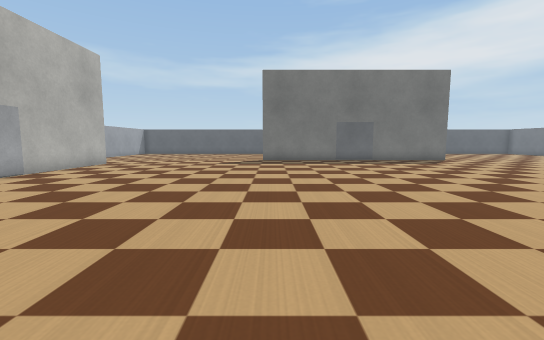
view 1 (above)

16 first-person views from a walk through a robot-simulator world made for Webots. The camera is 0.51 m above the floor, tilts 6° down and sees 90° across. The floor is counted in squares, 0.5 m on a side. Each view is taken from the middle of a square. On the plan, view 1 faces up. The plan holds only what a view shows up to about 11 squares ahead; the rest is blank. Simple shapes and patterns stand in for the simulator's stock objects.

view 2
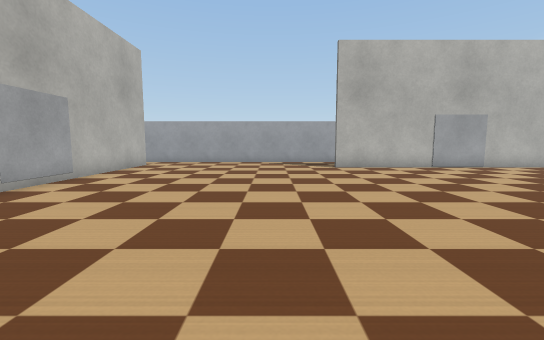

view 3
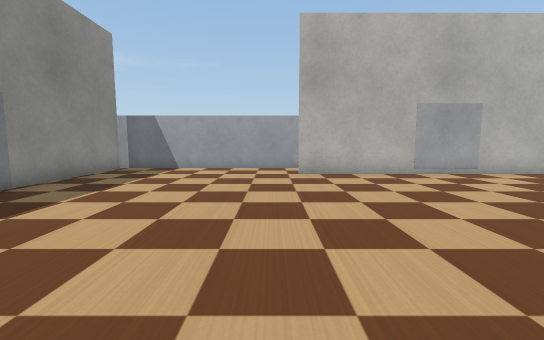

view 4
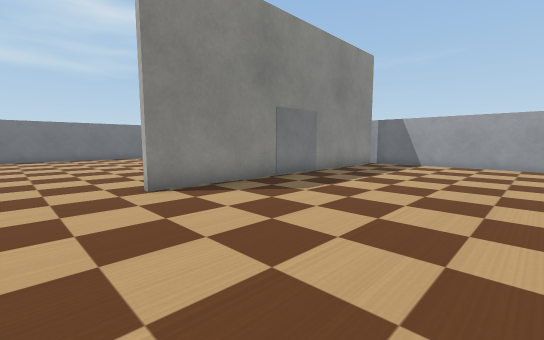

view 5
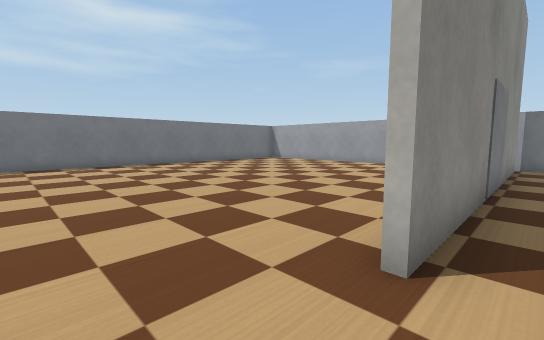

view 6
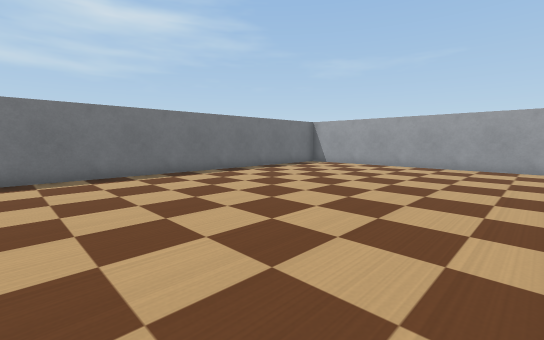

view 7
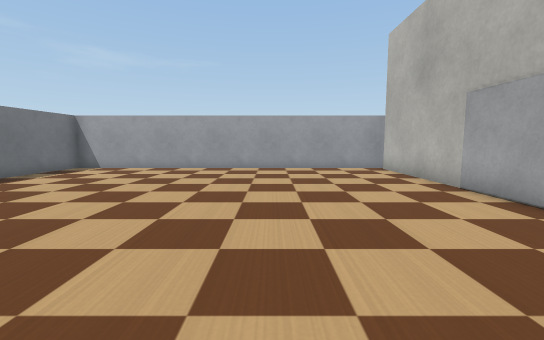

view 8
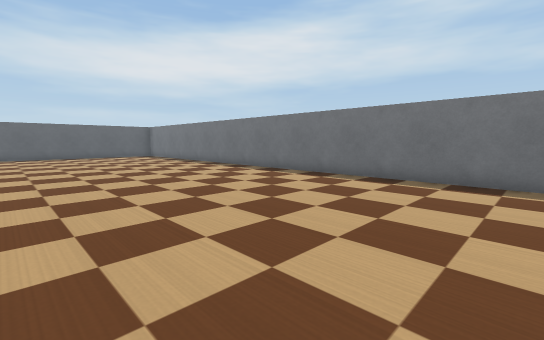

view 9
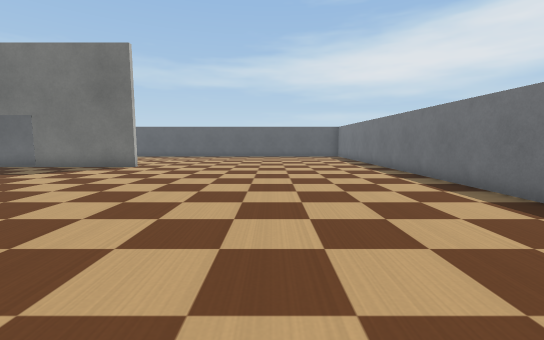

view 10
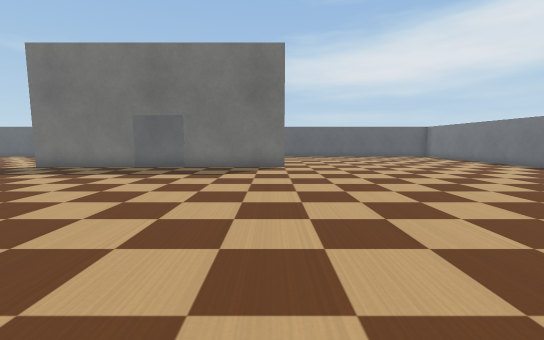

view 11
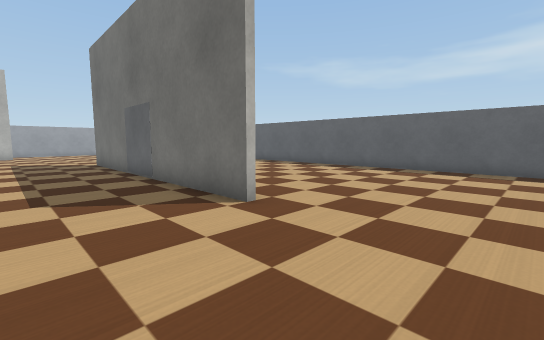

view 12
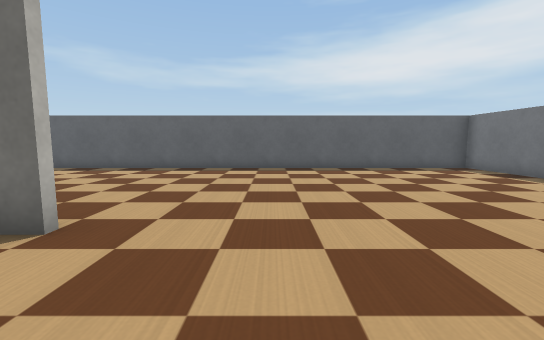

view 13
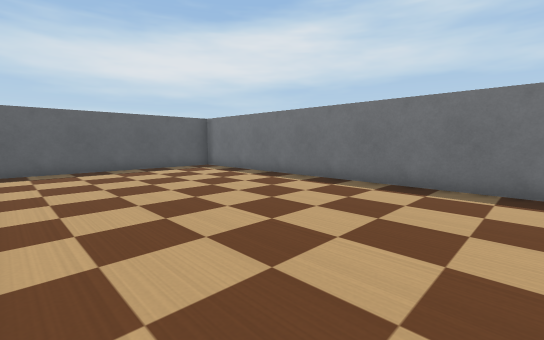

view 14
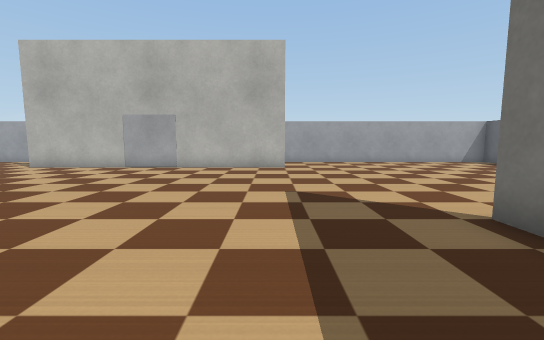

view 15
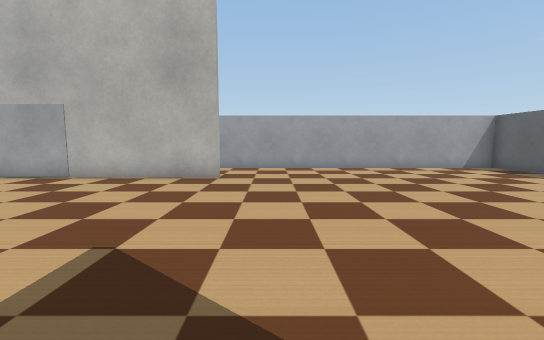

view 16
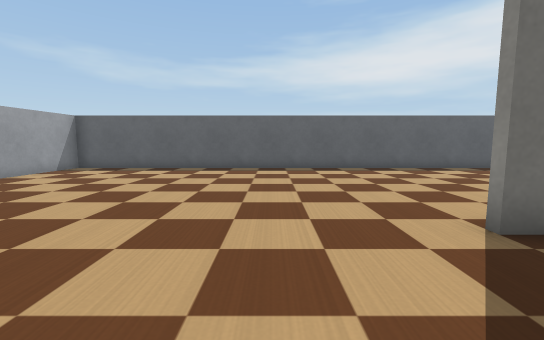

### Floor plan
Points are (right, up) in squares from view 1. A wall is a line through its corners. A room is listed if a view was taken in it or the views show most of it. See-through windows are left out.
Room 1 (views 1, 2, 3, 4, 5, 6, 7, 8, 9, 10, 11, 12, 13, 14, 15, 16)
walls: (9.6, 14.9) (-0.5, 14.9); (7.9, -1) (7.9, -7.1); (-7.6, 12.6) (-7.6, 2.5); (7.7, -7.1) (7.6, 3); (0.9, -7.5) (19.5, -7.5) (19.5, 22.5) (-10.5, 22.5) (-10.5, 12); (-8.1, -5.5) (1.2, -5.5)

Positions as (right, up) in squares from view 1, and headings:
1: (0, 0), facing up
2: (3, 0), facing left
3: (2, 3), facing down
4: (2, 5), facing down-right
5: (7, 5), facing down-right
6: (11, 4), facing down-right
7: (12, 3), facing down
8: (12, 3), facing up-right
9: (15, 4), facing up
10: (9, 4), facing up
11: (13, 12), facing up-left
12: (12, 12), facing up
13: (13, 12), facing up-right
14: (3, 12), facing left
15: (0, 14), facing left
16: (-3, 12), facing up
